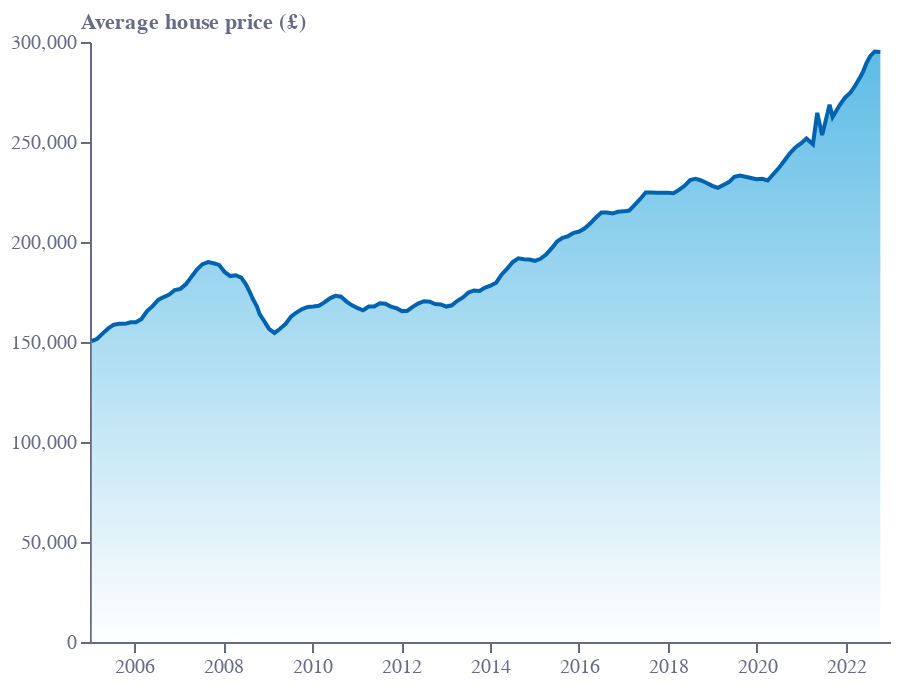

Write notebook code for a chart like this one.
### Code cell
base = alt.Chart(f1).encode(
    x=alt.X(
        "x:Q",
        sort=[],
        axis=alt.Axis(
            grid=False,
            titleAlign="center",
            titleAnchor="middle",
            title="",
            titleY=-15,
            titleX=207,
            labelColor=colors["eco-gray"],
            titleColor=colors["eco-gray"],
            tickColor=colors["eco-gray"],
            domainColor=colors["eco-gray"],
            tickCount=10,
            orient="bottom",
            labelAngle=0,
            format='.0f'
        ),
        scale=alt.Scale(domain=[2005, 2023],nice=False),
    )
)
line = base.mark_area(line={'color':colors['eco-mid-blue']},
    color=alt.Gradient(
        gradient='linear',
        stops=[alt.GradientStop(color='white', offset=0),
               alt.GradientStop(color=colors['eco-light-blue'], offset=1)],
        x1=1,
        x2=1,
        y1=1,
        y2=0
    )).encode(
    y=alt.Y(
        "y:Q",
        sort=[],
        axis=alt.Axis(
            grid=False,
            title="Average house price (£)",
            titleX=-5,
            titleY=-5,
            titleBaseline="bottom",
            titleAngle=0,
            titleAlign="left",
            labelColor=colors["eco-gray"],
            titleColor=colors["eco-gray"],
            tickColor=colors["eco-gray"],
            domainColor=colors["eco-gray"],
        ),
        # scale=alt.Scale(domain=[2006, 2023]),
    )
)
layer1 = (
    ((line).properties(height=300, width=400))
    .configure_view(stroke=None)
    .properties(title="")
)
layer1.save("visualisation/" + f + ".json")
layer1.save("visualisation/" + f + ".png")
layer1.save("visualisation/" + f + ".svg")
open("README.md", "w").write(readme)
layer1

### Figure 1 — Vega-Lite specification as saved in the notebook (floating-point values rounded to 4 significant figures; data arrays with more than 128 entries replaced by an {"elided": "..."} marker saying what was removed)
{"config": {"view": {"continuousWidth": 400, "continuousHeight": 300, "stroke": null}}, "data": {"name": "data-223f03b9a164d610e94a4f28de95df23"}, "mark": {"type": "area", "color": {"gradient": "linear", "stops": [{"color": "white", "offset": 0}, {"color": "#179FDB", "offset": 1}], "x1": 1, "x2": 1, "y1": 1, "y2": 0}, "line": {"color": "#0063AF"}}, "encoding": {"x": {"axis": {"domainColor": "#676A86", "format": ".0f", "grid": false, "labelAngle": 0, "labelColor": "#676A86", "orient": "bottom", "tickColor": "#676A86", "tickCount": 10, "title": "", "titleAlign": "center", "titleAnchor": "middle", "titleColor": "#676A86", "titleX": 207, "titleY": -15}, "field": "x", "scale": {"domain": [2005, 2023], "nice": false}, "sort": [], "type": "quantitative"}, "y": {"axis": {"domainColor": "#676A86", "grid": false, "labelColor": "#676A86", "tickColor": "#676A86", "title": "Average house price (£)", "titleAlign": "left", "titleAngle": 0, "titleBaseline": "bottom", "titleColor": "#676A86", "titleX": -5, "titleY": -5}, "field": "y", "sort": [], "type": "quantitative"}}, "height": 300, "title": "", "width": 400, "$schema": "https://vega.github.io/schema/vega-lite/v4.17.0.json", "datasets": {"data-223f03b9a164d610e94a4f28de95df23": {"elided": "147 records"}}}
